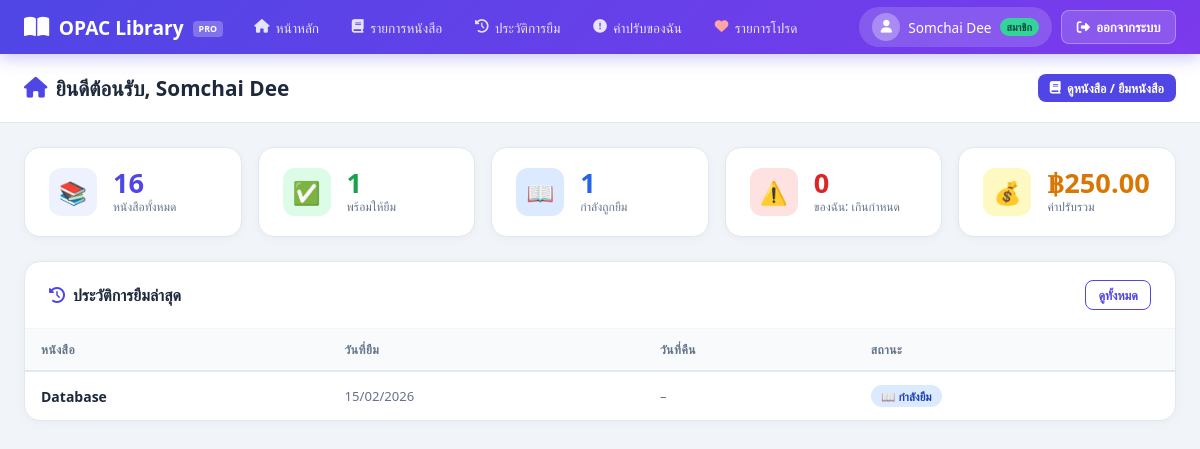
The app's page /member_home.php (signed in) with its own data.
### tables this page shows
CREATE TABLE `borrow_history` (
  `history_id` int(11) NOT NULL,
  `user_id` int(11) DEFAULT NULL,
  `book_id` int(11) DEFAULT NULL,
  `borrow_date` date DEFAULT NULL,
  `return_date` date DEFAULT NULL,
  `status` varchar(50) DEFAULT NULL
);

CREATE TABLE `books` (
  `book_id` int(11) NOT NULL,
  `book_name` varchar(255) DEFAULT NULL,
  `type_name` varchar(100) NOT NULL,
  `author` varchar(255) DEFAULT NULL,
  `status` varchar(50) DEFAULT NULL
);

### member_home.php (the view, shortened to what this page needs)
<?php
include('db.php');
$role = $_SESSION['role'] ?? 'guest';
$uid  = (int)($_SESSION['user_id'] ?? 0);
$borrowing = $overdue = $returned = $fine_total = 0;
$recent = null;
if($role === 'member' && $uid){
    mysqli_query($conn,"UPDATE borrow_history SET status='overdue' WHERE user_id=$uid AND status='borrowed' AND return_date < CURDATE()");
    $overdue    = mysqli_fetch_assoc(mysqli_query($conn,"SELECT COUNT(*) c FROM borrow_history WHERE user_id=$uid AND status='overdue'"))['c'];
    $fine_total = mysqli_fetch_assoc(mysqli_query($conn,"SELECT COALESCE(SUM(price),0) s FROM fines WHERE user_id=$uid"))['s'];
    $recent = mysqli_query($conn,"
        SELECT bh.*, bk.book_name FROM borrow_history bh JOIN books bk ON bh.book_id=bk.book_id
        WHERE bh.user_id=$uid ORDER BY bh.history_id DESC LIMIT 5");
}
$total_books = mysqli_fetch_assoc(mysqli_query($conn,"SELECT COUNT(*) c FROM books"))['c'];
$avail_books = mysqli_fetch_assoc(mysqli_query($conn,"SELECT COUNT(*) c FROM books WHERE status='available'"))['c'];
$total_borrow= mysqli_fetch_assoc(mysqli_query($conn,"SELECT COUNT(*) c FROM borrow_history WHERE status='borrowed'"))['c'];
include('header.php');
?>
<div class="page-header">
  <div class="page-header-inner">
    <div class="page-title"><i class="fas fa-home"></i> <?= $role==='member' ? 'ยินดีต้อนรับ, '.htmlspecialchars($_SESSION['fullname']) : 'ยินดีต้อนรับสู่ระบบห้องสมุด' ?></div>
    <a href="books.php" class="btn btn-primary btn-sm"><i class="fas fa-book"></i> ดูหนังสือ / ยืมหนังสือ</a>
  </div>
</div>
<div class="container">
  <div class="stats-grid">
    <div class="stat-card"><div class="stat-icon" style="background:#eef2ff"><span style="font-size:1.4rem">📚</span></div><div><div class="stat-value" style="color:#4f46e5"><?= $total_books ?></div><div class="stat-label">หนังสือทั้งหมด</div></div></div>
    <div class="stat-card"><div class="stat-icon" style="background:#dcfce7"><span style="font-size:1.4rem">✅</span></div><div><div class="stat-value" style="color:#16a34a"><?= $avail_books ?></div><div class="stat-label">พร้อมให้ยืม</div></div></div>
    <div class="stat-card"><div class="stat-icon" style="background:#dbeafe"><span style="font-size:1.4rem">📖</span></div><div><div class="stat-value" style="color:#2563eb"><?= $total_borrow ?></div><div class="stat-label">กำลังถูกยืม</div></div></div>
    <?php if($role==='member'): ?>
    <div class="stat-card"><div class="stat-icon" style="background:#fee2e2"><span style="font-size:1.4rem">⚠️</span></div><div><div class="stat-value" style="color:#dc2626"><?= $overdue ?></div><div class="stat-label">ของฉัน: เกินกำหนด</div></div></div>
    <div class="stat-card"><div class="stat-icon" style="background:#fef9c3"><span style="font-size:1.4rem">💰</span></div><div><div class="stat-value" style="color:#d97706">฿<?= number_format($fine_total,2) ?></div><div class="stat-label">ค่าปรับรวม</div></div></div>
    <?php endif; ?>
  </div>
  <?php if($role==='member' && $recent): ?>
  <div class="card">
    <div class="card-header">
      <div class="card-title"><i class="fas fa-history" style="color:#4f46e5"></i> ประวัติการยืมล่าสุด</div>
      <a href="my_borrow.php" class="btn btn-outline btn-sm">ดูทั้งหมด</a>
    </div>
    <div class="table-wrap"><table class="tbl">
      <thead><tr><th>หนังสือ</th><th>วันที่ยืม</th><th>วันที่คืน</th><th>สถานะ</th></tr></thead>
      <tbody>
      <?php while($r = mysqli_fetch_assoc($recent)): ?>
      <?php $badge = match($r['status']){'borrowed'=>'<span class="badge badge-blue">📖 กำลังยืม</span>','overdue'=>'<span class="badge badge-red">⚠️ เกินกำหนด</span>','returned'=>'<span class="badge badge-green">✅ คืนแล้ว</span>',default=>'<span class="badge badge-gray">'.$r['status'].'</span>'}; ?>
      <tr class="<?= $r['status']==='overdue'?'overdue-row':'' ?>">
        <td><strong><?= htmlspecialchars($r['book_name']) ?></strong></td>
        <td class="text-muted"><?= date('d/m/Y',strtotime($r['borrow_date'])) ?></td>
        <td class="text-muted"><?= $r['return_date'] ? date('d/m/Y',strtotime($r['return_date'])) : '–' ?></td>
        <td><?= $badge ?></td>
      </tr>
      <?php endwhile; ?>
      </tbody>
    </table></div>
  </div>
  <?php endif; ?>
</div></body></html>

### header.php (style rules this page uses)
* { margin:0;padding:0;box-sizing:border-box; }
body { font-family:'Segoe UI',Tahoma,sans-serif;background:#f1f5f9;color:#1e293b;min-height:100vh; }
a { text-decoration:none;color:inherit; }
.page-header { background:white;border-bottom:1px solid #e2e8f0;padding:1.25rem 0;margin-bottom:1.5rem; }
.page-header-inner { max-width:1280px;margin:0 auto;padding:0 1.5rem;display:flex;align-items:center;justify-content:space-between;flex-wrap:wrap;gap:.75rem; }
.page-title { font-size:1.3rem;font-weight:700;display:flex;align-items:center;gap:.5rem; }
.page-title i { color:#4f46e5; }
.container { max-width:1280px;margin:0 auto;padding:0 1.5rem 3rem; }
.card { background:white;border-radius:16px;border:1px solid #e2e8f0;box-shadow:0 2px 12px rgba(0,0,0,.04);overflow:hidden;margin-bottom:1.5rem; }
.card-header { padding:1.1rem 1.5rem;border-bottom:1px solid #f1f5f9;display:flex;align-items:center;justify-content:space-between;flex-wrap:wrap;gap:.5rem; }
.card-title { font-size:1rem;font-weight:700;display:flex;align-items:center;gap:.5rem; }
.btn { display:inline-flex;align-items:center;gap:.4rem;padding:.55rem 1.1rem;border-radius:8px;font-size:.85rem;font-weight:600;cursor:pointer;border:none;transition:all .2s;text-decoration:none; }
.btn-primary { background:#4f46e5;color:white; }
.btn-outline { background:transparent;border:1.5px solid #4f46e5;color:#4f46e5; }
.btn-sm { padding:.35rem .75rem;font-size:.78rem; }
.table-wrap { overflow-x:auto; }
table.tbl { width:100%;border-collapse:collapse;font-size:.875rem; }
table.tbl th { background:#f8fafc;padding:.75rem 1rem;text-align:left;font-size:.75rem;font-weight:700;text-transform:uppercase;letter-spacing:.04em;color:#64748b;border-bottom:2px solid #e2e8f0;white-space:nowrap; }
table.tbl td { padding:.85rem 1rem;border-bottom:1px solid #f1f5f9;vertical-align:middle; }
table.tbl tr:last-child td { border-bottom:none; }
.badge { display:inline-flex;align-items:center;gap:.25rem;padding:.2rem .65rem;border-radius:50px;font-size:.72rem;font-weight:700;white-space:nowrap; }
.badge-blue { background:#dbeafe;color:#1e40af; }
.stats-grid { display:grid;grid-template-columns:repeat(auto-fit,minmax(180px,1fr));gap:1rem;margin-bottom:1.5rem; }
.stat-card { background:white;border-radius:16px;padding:1.25rem 1.5rem;display:flex;align-items:center;gap:1rem;border:1px solid #e2e8f0;box-shadow:0 2px 8px rgba(0,0,0,.04); }
.stat-icon { width:48px;height:48px;border-radius:12px;display:flex;align-items:center;justify-content:center;font-size:1.3rem;flex-shrink:0; }
.stat-value { font-size:1.7rem;font-weight:800;line-height:1; }
.stat-label { font-size:.75rem;color:#64748b;margin-top:2px; }
.text-muted { color:#64748b;font-size:.82rem; }

### records on screen
borrow_history: book.book_name "Database", borrow_date "15/02/2026", status "📖 กำลังยืม"

### other values on screen
$_SESSION['fullname'] "Somchai Dee"
$total_books "16"
$avail_books "1"
$total_borrow "1"
$overdue "0"
$fine_total "250.00"
